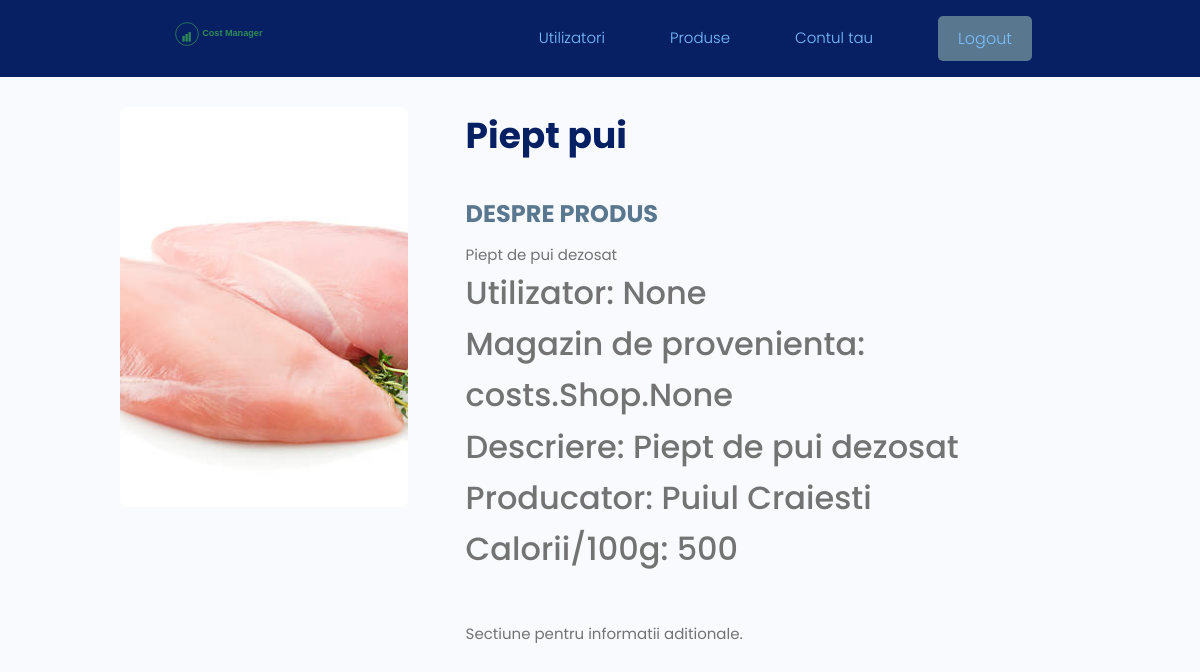
Page /favoriteproducts/product/013d949f32de470786f312350568e497/ (signed in) on the committed database.
### costs/models.py (models this page shows, shortened)
class Product(models.Model):
    utilizator = models.ForeignKey(Profile, null=True, blank=True, on_delete=models.CASCADE)
    nume_produs = models.CharField(max_length=20)
    nume_magazin = models.ManyToManyField('Shop')
    descriere = models.CharField(default='', max_length=50)
    producator = models.CharField(default='', max_length=50)
    calorii = models.IntegerField(default=0, null=False, blank=False)
    pret = models.FloatField(max_length=5, null=False)
    created = models.DateTimeField(auto_now_add=True)
    id = models.UUIDField(default=uuid.uuid4, unique=True, primary_key=True, editable=False)
    product_image = models.ImageField(null=True, blank=True, default="no_image.png")

### costs/views.py (the view)
# urls.py: path('product/<str:pk>/', views.product, name='product'),
@login_required(login_url="login")
def product(request, pk):
    productObj = Product.objects.get(id=pk)
    return render(request, 'costs/single_product.html', {'product': productObj})

### costs/templates/costs/single_product.html (shortened to what this page needs)
{% extends 'main.html' %}
{% block content%}
<main class="singleProject my-md">
    <div class="container">
      <div class="layout">
        <div class="column column--1of3">
          <img class="singleProject__preview" src="{{product.product_image.url}}"/>
        </div>
        <div class="column column--2of3">
          <h2 class="singleProject__title">{{product.nume_produs}}</h2>
          <h3 class="singleProject__subtitle">Despre Produs</h3>
          <div class="singleProject__info">
            {{product.descriere}}
            <h3 class="project--rating">Utilizator: {{product.utilizator}}</h3>
            <h3 class="project--rating">Magazin de provenienta: {{product.nume_magazin}}</h3>
            <h3 class="project--rating">Descriere: {{product.descriere}}</h3>
            <h3 class="project--rating">Producator: {{product.producator}}</h3>
            <h3 class="project--rating">Calorii/100g: {{product.calorii}}</h3>
            <br />
            <br />
            Sectiune pentru informatii aditionale.
          </div>
        </div>
      </div>
    </div>
  </main>
{% endblock content%}

### static/styles/app.css (style rules this page uses)
:root { --color-sub: #072063; --color-sub-light: #59778e; --color-light: #7ac0ff; }
img { width: 100%; }
.singleProject .column--1of3 { order: 2; }
@media screen and (min-width: 1081px) { .singleProject .column--1of3 { order: 1; } }
@media screen and (min-width: 1081px) { .singleProject .column--2of3 { order: 2; } }
.singleProject__preview { height: 50vh; object-fit: cover; object-position: top center; margin-bottom: 3rem; border-radius: 0.7rem; }
.singleProject__title { font-size: 3.6rem; font-weight: 700; color: var(--color-sub); margin-bottom: 3rem; }
.singleProject__subtitle { text-transform: uppercase; font-size: 2.4rem; font-weight: 700; color: var(--color-sub-light); margin-bottom: 1rem; }

### static/uikit/styles/modules/_variables.css (style rules this page uses)
:root { --color-main: #5aa5b9; --color-main-light: #e6faff; --color-sub: #3f4156; --color-sub-light: #51546e; --color-sub-lighter: #ededfd; --color-text: #737373; --color-gray: #8b8b8b; --color-light: #e5e7eb; --color-light-gray: #767676; --color-bg: #f8fafd; --color-white: #fffefd; --color-white-light: #f3f3f3; --color-success: #359e64; --color-success-bg: #def8e8; --color-error: #fc4b0b; --color-error-bg: #fff2ee; --font-base: 'Poppins', arial, helvetica, 'Segoe UI', roboto, ubuntu, sans-serif; --font-monospace: 'Fira Code', 'Courier New', courier, monospace; --font-regular: 300; --font-medium: 500; --font-bold: 700; --generic-shadow: 1px 1px 5px #00000010; --generic-transition: all 0.3s ease-in-out; }

### static/uikit/styles/modules/_base.css (style rules this page uses)
* { margin: 0; padding: 0; box-sizing: border-box; text-rendering: optimizeLegibility; color: inherit; font-size: inherit; }
html { font-size: 50%; }
@media only screen and (min-width: 480px) { html { font-size: 56.25%; } }
@media only screen and (min-width: 1200px) { html { font-size: 62.5%; } }
body { line-height: 1.6; font-weight: 400; font-size: 1.5rem; color: var(--color-text); background-color: var(--color-bg); min-height: 100vh; }

### static/uikit/styles/modules/_typography.css (style rules this page uses)
* { font-family: var(--font-base); }
h2 { font-size: 3.6rem; font-weight: var(--font-bold); }
h3 { font-size: 3.2rem; font-weight: var(--font-medium); }

### static/uikit/styles/modules/_utilities.css (style rules this page uses)
.container { width: 92%; max-width: 165rem; margin: 0 auto; box-sizing: border-box; }
@media screen and (min-width: 1000px) { .container { width: 90%; } }
@media screen and (min-width: 1200px) { .container { width: 80%; } }
.my-md { margin: 3rem auto; }

### static/uikit/styles/modules/_layout.css (style rules this page uses)
.layout { display: flex; flex-flow: row wrap; justify-content: space-between; }
.layout > .column { margin-bottom: 3rem; }
.layout > .column.column--1of3 { flex-basis: 30%; }
.layout > .column.column--2of3 { flex-basis: 64%; }

### rows in the picture
Product: product_image (picture), nume_produs "Piept pui", descriere "Piept de pui dezosat", utilizator "None", nume_magazin "costs.Shop.None", producator "Puiul Craiesti", calorii "500"
